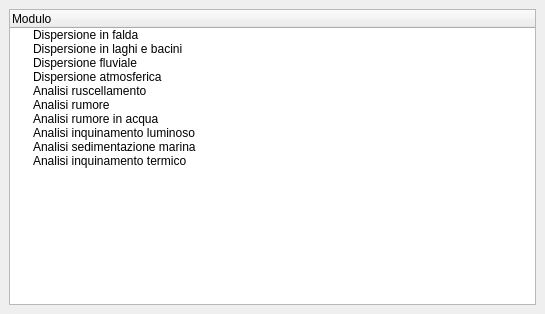
<?xml version="1.0" encoding="UTF-8"?>
<ui version="4.0">
 <class>envifateDockWidgetBase</class>
 <widget class="QDockWidget" name="envifateDockWidgetBase">
  <property name="geometry">
   <rect>
    <x>0</x>
    <y>0</y>
    <width>545</width>
    <height>314</height>
   </rect>
  </property>
  <property name="windowTitle">
   <string>Envifate dock</string>
  </property>
  <widget class="QWidget" name="dockWidgetContents">
   <layout class="QGridLayout" name="gridLayout">
    <item row="0" column="0">
     <widget class="QTreeWidget" name="treeWidget">
      <column>
       <property name="text">
        <string>Modulo</string>
       </property>
      </column>
      <item>
       <property name="text">
        <string>Dispersione in falda</string>
       </property>
       <property name="icon">
        <iconset>
         <normaloff>icons/acquifer_icon.png</normaloff>icons/acquifer_icon.png</iconset>
       </property>
      </item>
      <item>
       <property name="text">
        <string>Dispersione in laghi e bacini</string>
       </property>
       <property name="icon">
        <iconset>
         <normaloff>icons/lake_icon.png</normaloff>icons/lake_icon.png</iconset>
       </property>
      </item>
      <item>
       <property name="text">
        <string>Dispersione fluviale</string>
       </property>
       <property name="icon">
        <iconset>
         <normaloff>icons/river_icon.png</normaloff>icons/river_icon.png</iconset>
       </property>
      </item>
      <item>
       <property name="text">
        <string>Dispersione atmosferica</string>
       </property>
       <property name="icon">
        <iconset>
         <normaloff>icons/atm_icon.png</normaloff>icons/atm_icon.png</iconset>
       </property>
      </item>
      <item>
       <property name="text">
        <string>Analisi ruscellamento</string>
       </property>
       <property name="icon">
        <iconset>
         <normaloff>icons/runoff_icon.png</normaloff>icons/runoff_icon.png</iconset>
       </property>
      </item>
      <item>
       <property name="text">
        <string>Analisi rumore</string>
       </property>
       <property name="icon">
        <iconset>
         <normaloff>icons/noise_icon.png</normaloff>icons/noise_icon.png</iconset>
       </property>
      </item>
      <item>
       <property name="text">
        <string>Analisi rumore in acqua</string>
       </property>
       <property name="icon">
        <iconset>
         <normaloff>icons/wnoise_icon.png</normaloff>icons/wnoise_icon.png</iconset>
       </property>
      </item>
      <item>
       <property name="text">
        <string>Analisi inquinamento luminoso</string>
       </property>
       <property name="icon">
        <iconset>
         <normaloff>icons/light_icon.png</normaloff>icons/light_icon.png</iconset>
       </property>
      </item>
      <item>
       <property name="text">
        <string>Analisi sedimentazione marina</string>
       </property>
       <property name="icon">
        <iconset>
         <normaloff>icons/sediment_icon.png</normaloff>icons/sediment_icon.png</iconset>
       </property>
      </item>
      <item>
       <property name="text">
        <string>Analisi inquinamento termico</string>
       </property>
       <property name="icon">
        <iconset>
         <normaloff>icons/thermic_icon.png</normaloff>icons/thermic_icon.png</iconset>
       </property>
      </item>
     </widget>
    </item>
   </layout>
  </widget>
 </widget>
 <resources/>
 <connections/>
</ui>
